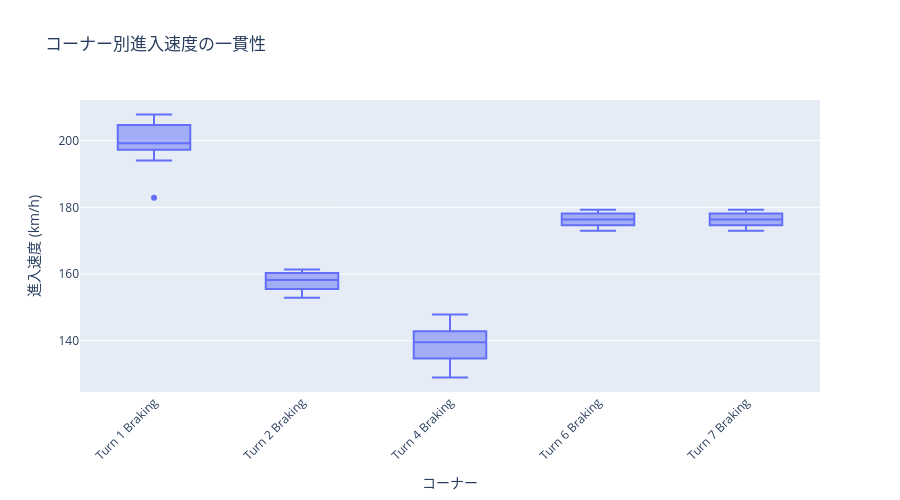

The notebook cell saved with this chart:
### Code cell
# 進入速度の一貫性
# ブレーキングポイントでの速度 — 進入速度のばらつき＋一貫したブレーキングポイント = ブレーキングゾーン手前での速度変動

braking_with_entry = stats_df[stats_df["segment_type"] == "braking"].dropna(subset=["entry_speed"])

if len(braking_with_entry) > 0:
    fig = px.box(
        braking_with_entry,
        x="segment_name",
        y="entry_speed",
        title="コーナー別進入速度の一貫性",
        labels={"entry_speed": "進入速度 (km/h)", "segment_name": "コーナー"},
    )
    fig.update_layout(xaxis_tickangle=-45, width=900, height=500)
    show_fig(fig)
else:
    print("進入速度データがありません")

### Figure 1 — Plotly figure (JSON) as saved in the notebook; plotly's stock layout.template omitted (floating-point values rounded to 4 significant figures)
{"data": [{"alignmentgroup": "True", "hovertemplate": "コーナー=%{x}<br>進入速度 (km/h)=%{y}<extra></extra>", "legendgroup": "", "marker": {"color": "#636efa"}, "name": "", "notched": false, "offsetgroup": "", "orientation": "v", "showlegend": false, "type": "box", "x": ["Turn 1 Braking", "Turn 2 Braking", "Turn 4 Braking", "Turn 6 Braking", "Turn 7 Braking", "Turn 1 Braking", "Turn 2 Braking", "Turn 4 Braking", "Turn 6 Braking", "Turn 7 Braking", "Turn 1 Braking", "Turn 2 Braking", "Turn 4 Braking", "Turn 6 Braking", "Turn 7 Braking", "Turn 1 Braking", "Turn 2 Braking", "Turn 4 Braking", "Turn 6 Braking", "Turn 7 Braking", "Turn 1 Braking", "Turn 2 Braking", "Turn 4 Braking", "Turn 6 Braking", "Turn 7 Braking", "Turn 1 Braking", "Turn 2 Braking", "Turn 4 Braking", "Turn 6 Braking", "Turn 7 Braking", "Turn 1 Braking", "Turn 2 Braking", "Turn 4 Braking", "Turn 6 Braking", "Turn 7 Braking", "Turn 1 Braking", "Turn 2 Braking", "Turn 4 Braking", "Turn 6 Braking", "Turn 7 Braking", "Turn 1 Braking", "Turn 2 Braking", "Turn 4 Braking", "Turn 6 Braking", "Turn 7 Braking", "Turn 1 Braking", "Turn 2 Braking", "Turn 4 Braking", "Turn 6 Braking", "Turn 7 Braking", "Turn 1 Braking", "Turn 2 Braking", "Turn 4 Braking", "Turn 6 Braking", "Turn 7 Braking", "Turn 1 Braking", "Turn 2 Braking", "Turn 4 Braking", "Turn 6 Braking", "Turn 7 Braking", "Turn 1 Braking", "Turn 2 Braking", "Turn 4 Braking", "Turn 6 Braking", "Turn 7 Braking"], "x0": " ", "xaxis": "x", "y": [182.9, 158.0, 134.1, 174.5, 174.5, 194.0, 161.3, 142.2, 179.3, 179.3, 207.7, 160.0, 142.5, 178.2, 178.2, 205.7, 152.9, 134.9, 178.1, 178.1, 198.4, 155.6, 147.9, 179.1, 179.1, 207.8, 161.0, 143.9, 178.0, 178.0, 199.3, 160.3, 147.5, 177.7, 177.7, 199.9, 155.2, 139.6, 173.0, 173.0, 199.2, 160.3, 137.2, 176.3, 176.3, 204.4, 160.5, 133.5, 175.1, 175.1, 197.9, 158.2, 129.0, 175.6, 175.6, 195.7, 154.6, 138.2, 173.7, 173.7, 197.8, 157.5, 142.3, 174.7, 174.7], "y0": " ", "yaxis": "y"}], "layout": {"boxmode": "group", "height": 500, "legend": {"tracegroupgap": 0}, "title": {"text": "コーナー別進入速度の一貫性"}, "width": 900, "xaxis": {"anchor": "y", "domain": [0.0, 1.0], "tickangle": -45, "title": {"text": "コーナー"}}, "yaxis": {"anchor": "x", "domain": [0.0, 1.0], "title": {"text": "進入速度 (km/h)"}}}}
